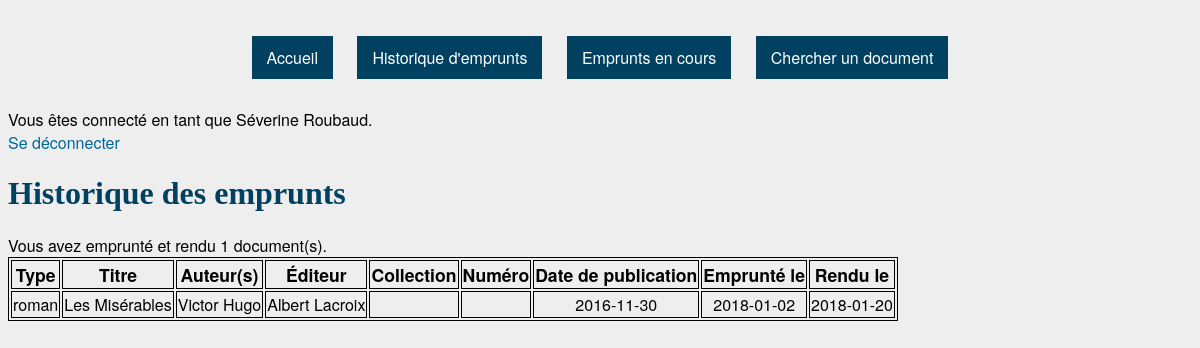
The app's page /historique.php (signed in) with its own data.
### tables this page shows
CREATE TABLE `EmpruntsRendus` (
  `ID` int(11) NOT NULL,
  `abonné` int(11) NOT NULL,
  `document` int(11) NOT NULL,
  `date_emprunt` date NOT NULL,
  `date_retour` date NOT NULL
);

CREATE TABLE `Documents` (
  `ID` int(11) NOT NULL,
  `titre` varchar(20) NOT NULL,
  `type` varchar(20) NOT NULL,
  `éditeur` varchar(20) DEFAULT NULL,
  `collection` varchar(20) DEFAULT NULL,
  `numéro` int(11) DEFAULT NULL,
  `date_publication` date NOT NULL,
  `disponible` tinyint(1) NOT NULL DEFAULT '1'
);

CREATE TABLE `Auteurs` (
  `ID` int(11) NOT NULL,
  `nom` varchar(20) NOT NULL
);

### session.php (called while the page is built, shortened)
<?php
	$db = mysqli_connect("localhost", $_SESSION['pseudo'], $_SESSION['mdp'], "bibli");
	$verif = $_SESSION['pseudo'];
	if ($_SESSION['is_admin']) {
		$query = mysqli_query($db, "SELECT * FROM Admins WHERE pseudo = '$verif'");
	}
	else {
		$query = mysqli_query($db, "SELECT * FROM Abonnés WHERE pseudo = '$verif'");
	}
	$row = mysqli_fetch_assoc($query);
	$user_id = $row['ID'];
	$nom = $row['nom'];
	$prenom = $row['prénom'];
?>

### historique.php (the view, shortened to what this page needs)
<?php
	include('session.php');
?>
<!DOCTYPE html>
<html>
	<head>
		<link href="style.css" rel="stylesheet" type="text/css">
	</head>
	<body>
		<?php
			include('header.php');
		?>
		<h1>Historique des emprunts</h1>
		<?php
			$result = mysqli_query($db, "SELECT document, date_emprunt, date_retour FROM EmpruntsRendus WHERE abonné = '$user_id' ORDER BY date_emprunt");
			$row_cpt = mysqli_num_rows($result);
			if ($row_cpt == 0) {
				echo "<div>Vous n'avez encore emprunté aucun document.</div>";
			}
			else {
				echo '<div>Vous avez emprunté et rendu ' . $row_cpt . ' document(s).</div>';
				echo '<table><tr id="header"><td>Type</td><td>Titre</td><td>Auteur(s)</td><td>Éditeur</td><td>Collection</td><td>Numéro</td><td>Date de publication</td><td>Emprunté le</td><td>Rendu le</td></tr>';
				while ($row = mysqli_fetch_row($result)) {
					$doc_id = $row[0];
					$result_doc = mysqli_query($db, "SELECT * FROM Documents WHERE ID = '$doc_id'");
					$doc = mysqli_fetch_row($result_doc);
					$result_auteurs = mysqli_query($db, "SELECT nom FROM CrééPar, Auteurs WHERE document = '$doc_id' AND auteur = ID");
					$first_auteur = True;
					while ($auteur = mysqli_fetch_row($result_auteurs)) {
						if ($first_auteur) {
							$auteurs = $auteur[0];
							$first_auteur = False;
						}
						else {
							$auteurs = $auteurs . ", " . $auteur[0];
						}
					}
					echo '<tr><td>' . $doc[2] . '</td><td>' . $doc[1] . '</td><td>' . $auteurs . '</td><td>' . $doc[3]
						. '</td><td>' . $doc[4] . '</td><td>' . $doc[5] . '</td><td>' . $doc[6]
						. '</td><td>' . $row[1] . '</td><td>' . $row[2] . '</td></tr>';
				}
				echo '</table>';
			}
		?>
	</body>
</html>

### header.php
<div class="menu">
	<a href=home.php>Accueil</a>
	<a href=historique.php>Historique d'emprunts</a>
	<a href=emprunts.php>Emprunts en cours</a>
	<a href=recherche.php>Chercher un document</a>
</div>
<div>Vous êtes connecté en tant que <?php echo $prenom . " " . $nom; ?>.</div>
<div><a href="logout.php">Se déconnecter</a></div>

### style.css (style rules this page uses)
body { background-color: #eeeeee; font-family: "HelveticaNeue-Light", "Helvetica Neue Light", "Helvetica Neue", Helvetica, Arial, "Lucida Grande", sans-serif; font-weight: 500; }
h1, h2, h3, h4, h5, h6 { font-family: Georgia, serif; color: #004060; }
a, a:visited { color: #006699; text-decoration: none; }
table, td { text-align: center; border: 1px solid black; }
#header { font-size: 1.1em; font-weight: bold; }
.menu { text-align: center; top: 0; width:100%; }
.menu a { background: #004060; color: #FFF; padding: 10px 15px; margin: 10px 10px 10px 10px; line-height: 100px; }

### records on screen
abonnés: prénom "Séverine", nom "Roubaud"
empruntsrendus: documents.type "roman", documents.titre "Les Misérables", auteurs.nom "Victor Hugo", documents.éditeur "Albert Lacroix", documents.date_publication "2016-11-30", date_emprunt "2018-01-02", date_retour "2018-01-20"

### other values on screen
$row_cpt "1"
